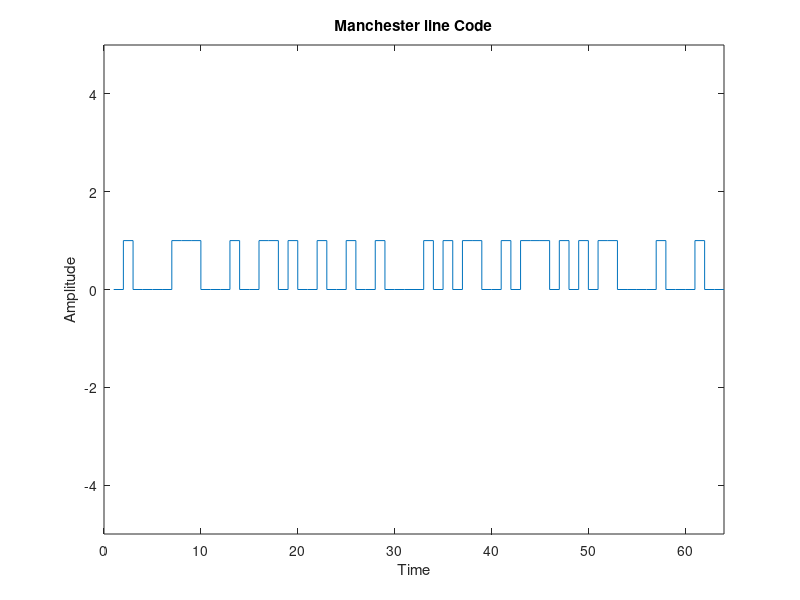
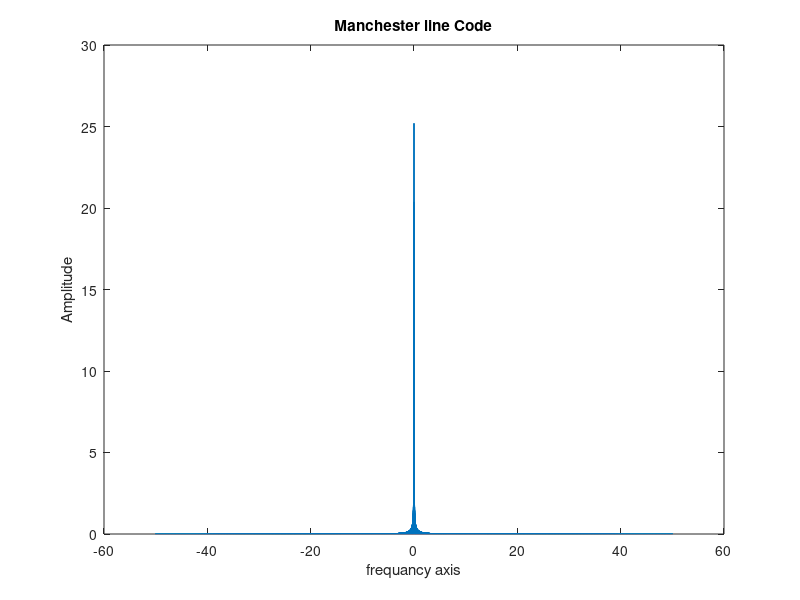
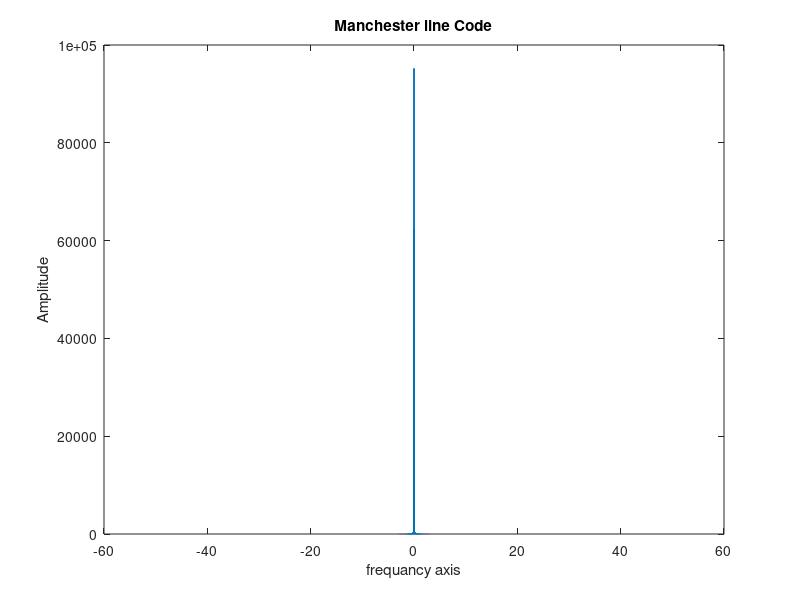

Write MATLAB code to recreate these figures, in order.
ft=zeros(1,640001);
for k=1:10
Z= randi([0 1],1,64);
XY=[];
for m=1:64
if Z(m)==0
h=[-1 1];
else
h=[1 -1];
end
XY=[XY h];
end
i=1;
L=0.5;
T=0:0.0001:length(Z);
df=100/640001;
ts=0.01;
fs=1/ts;
f=- (0.5*fs-0.5*df) : df : (0.5*fs -0.5*df) ;
for j=1:length(T)
if T(j)<=L;
Y(j)=XY(i);
else
Y(j)=XY(i);
i=i+1;
L=L+0.5;
end
end
M = fftshift (fft (Y))*ts ;
ft=ft+M;
end 
figure(1)
stairs(Z);
axis([0 length(Z) -5 5]);xlabel('Time');
ylabel('Amplitude');title('Manchester line Code')
figure(2)
plot(f,abs(ft)./150);
xlabel('frequancy axis');
ylabel('Amplitude');
title('Manchester line Code');
figure(3)
plot(f,(abs(ft).^2)./150);
xlabel('frequancy axis');
ylabel('Amplitude');
title('Manchester line Code');